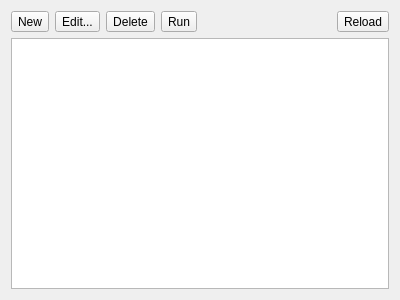
<?xml version="1.0" encoding="UTF-8"?>
<ui version="4.0">
 <class>glaxnimate::gui::SnippetListWidget</class>
 <widget class="QWidget" name="SnippetListWidget">
  <property name="geometry">
   <rect>
    <x>0</x>
    <y>0</y>
    <width>400</width>
    <height>300</height>
   </rect>
  </property>
  <layout class="QVBoxLayout" name="verticalLayout">
   <item>
    <layout class="QHBoxLayout" name="horizontalLayout">
     <item>
      <widget class="QToolButton" name="toolButton">
       <property name="toolTip">
        <string>New Snippet</string>
       </property>
       <property name="text">
        <string>New</string>
       </property>
       <property name="icon">
        <iconset theme="document-new">
         <normaloff>.</normaloff>.</iconset>
       </property>
      </widget>
     </item>
     <item>
      <widget class="QToolButton" name="toolButton_2">
       <property name="toolTip">
        <string>Edit the selected snippet</string>
       </property>
       <property name="text">
        <string>Edit...</string>
       </property>
       <property name="icon">
        <iconset theme="document-edit">
         <normaloff>.</normaloff>.</iconset>
       </property>
      </widget>
     </item>
     <item>
      <widget class="QToolButton" name="toolButton_3">
       <property name="toolTip">
        <string>Delete selected snippet</string>
       </property>
       <property name="text">
        <string>Delete</string>
       </property>
       <property name="icon">
        <iconset theme="edit-delete">
         <normaloff>.</normaloff>.</iconset>
       </property>
      </widget>
     </item>
     <item>
      <widget class="QToolButton" name="toolButton_4">
       <property name="toolTip">
        <string>Run selected snippet</string>
       </property>
       <property name="text">
        <string>Run</string>
       </property>
       <property name="icon">
        <iconset theme="run-build">
         <normaloff>.</normaloff>.</iconset>
       </property>
      </widget>
     </item>
     <item>
      <spacer name="horizontalSpacer">
       <property name="orientation">
        <enum>Qt::Horizontal</enum>
       </property>
       <property name="sizeHint" stdset="0">
        <size>
         <width>40</width>
         <height>20</height>
        </size>
       </property>
      </spacer>
     </item>
     <item>
      <widget class="QToolButton" name="toolButton_5">
       <property name="toolTip">
        <string>Reload snippets</string>
       </property>
       <property name="text">
        <string>Reload</string>
       </property>
       <property name="icon">
        <iconset theme="view-refresh"/>
       </property>
      </widget>
     </item>
    </layout>
   </item>
   <item>
    <widget class="QListView" name="list_view"/>
   </item>
  </layout>
 </widget>
 <resources/>
 <connections>
  <connection>
   <sender>toolButton</sender>
   <signal>clicked()</signal>
   <receiver>SnippetListWidget</receiver>
   <slot>snippet_new()</slot>
   <hints>
    <hint type="sourcelabel">
     <x>11</x>
     <y>18</y>
    </hint>
    <hint type="destinationlabel">
     <x>316</x>
     <y>530</y>
    </hint>
   </hints>
  </connection>
  <connection>
   <sender>toolButton_2</sender>
   <signal>clicked()</signal>
   <receiver>SnippetListWidget</receiver>
   <slot>snippet_edit()</slot>
   <hints>
    <hint type="sourcelabel">
     <x>47</x>
     <y>27</y>
    </hint>
    <hint type="destinationlabel">
     <x>214</x>
     <y>426</y>
    </hint>
   </hints>
  </connection>
  <connection>
   <sender>toolButton_3</sender>
   <signal>clicked()</signal>
   <receiver>SnippetListWidget</receiver>
   <slot>snippet_delete()</slot>
   <hints>
    <hint type="sourcelabel">
     <x>90</x>
     <y>27</y>
    </hint>
    <hint type="destinationlabel">
     <x>161</x>
     <y>567</y>
    </hint>
   </hints>
  </connection>
  <connection>
   <sender>toolButton_4</sender>
   <signal>clicked()</signal>
   <receiver>SnippetListWidget</receiver>
   <slot>snippet_run()</slot>
   <hints>
    <hint type="sourcelabel">
     <x>139</x>
     <y>17</y>
    </hint>
    <hint type="destinationlabel">
     <x>185</x>
     <y>430</y>
    </hint>
   </hints>
  </connection>
  <connection>
   <sender>toolButton_5</sender>
   <signal>clicked()</signal>
   <receiver>SnippetListWidget</receiver>
   <slot>snippet_reload()</slot>
   <hints>
    <hint type="sourcelabel">
     <x>383</x>
     <y>27</y>
    </hint>
    <hint type="destinationlabel">
     <x>423</x>
     <y>60</y>
    </hint>
   </hints>
  </connection>
 </connections>
 <slots>
  <slot>snippet_new()</slot>
  <slot>snippet_edit()</slot>
  <slot>snippet_delete()</slot>
  <slot>snippet_run()</slot>
  <slot>snippet_reload()</slot>
 </slots>
</ui>
